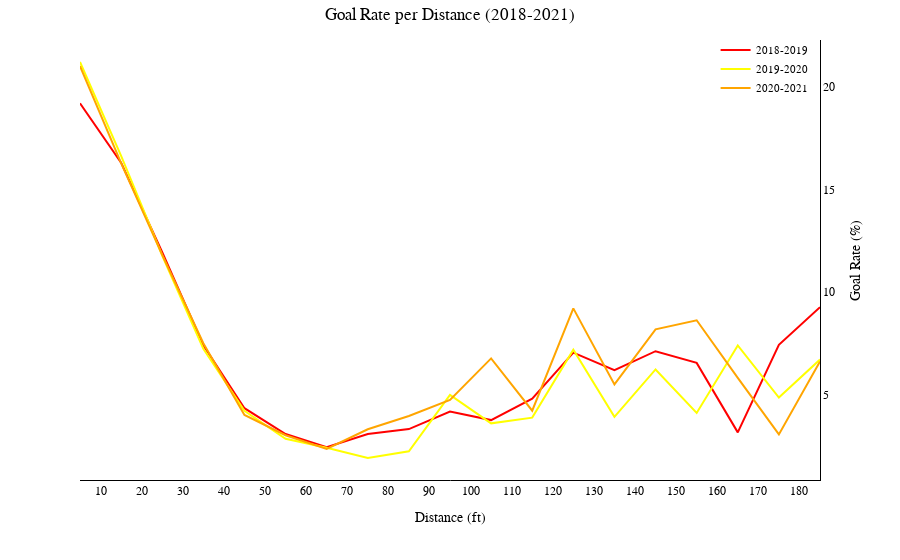

Notebook source saved alongside this figure:
### Code cell
''' Create a single figure for all seasons'''

shots1, rate1, rate_of_shots1 = calculate_metrics(df_2018)
shots2, rate2, rate_of_shots2 = calculate_metrics(df_2019)
shots3, rate3, rate_of_shots3 = calculate_metrics(df_2020)


fig = go.Figure()

fig.add_trace(go.Scatter(
    x=(rate1.index.astype(int) + bin_size/2),
    y=rate1.values,
    name="2018-2019",
    mode="lines",
    marker=dict(color="red"),
    yaxis="y2"
))

fig.add_trace(go.Scatter(
    x=(rate2.index.astype(int) + bin_size/2),
    y=rate2.values,
    name="2019-2020",
    mode="lines",
    marker=dict(color="yellow"),
    yaxis="y2"
))

fig.add_trace(go.Scatter(
    x=(rate3.index.astype(int) + bin_size/2),
    y=rate3.values,
    name="2020-2021",
    mode="lines",
    marker=dict(color="orange"),
    yaxis="y2"
))



family_titles="Times New Roman"
fig.update_layout(
    plot_bgcolor="white",
    paper_bgcolor="white",
    title=dict(
    text="Goal Rate per Distance (2018-2021)",
    font=dict(size=17, family=family_titles, color="black"), 
    x=0.5,
    pad=dict(t=1)

    ),
    xaxis=dict(
        title=dict(
            text="Distance (ft)",
            font=dict(size=14, family=family_titles, color="black")
        ),
        tickfont=dict(size=12, family=family_titles, color="black"),
        showgrid=False,
        zeroline=False,      
        showline=True,       
        linecolor="black",   
        linewidth=1        
    ),
    yaxis=dict(
        title=dict(
            text="Total Shots",
            font=dict(size=14, family=family_titles, color="black")
        ),
        tickfont=dict(size=12, family=family_titles, color="black"),
        showgrid=False,
        zeroline=False,      
        showline=True,       
        linecolor="black",   
        linewidth=1        
    ),
    yaxis2=dict(
        title=dict(
            text="Goal Rate (%)",
            font=dict(size=14, family=family_titles, color="black")
        ),
        tickfont=dict(size=12, family=family_titles, color="black"),
        overlaying="y",
        side="right",
        showgrid=False,
        zeroline=False,      
        showline=True,       
        linecolor="black",   
        linewidth=1        
    ),
    legend=dict(
        x=0.99, y=1.01,              
        xanchor="right", yanchor="top",
        font=dict(size=11, family=family_titles, color="black"),
        bgcolor="rgba(255,255,255,0.5)" 
    ),
    barmode="group",
    margin=dict(t=40)
    )

fig.update_xaxes(
    tick0=0,
    dtick=10, 
    tickmode="linear"
)

#fig.write_image("distance_all.png", scale=5)
fig.show()

### Figure 1 — Plotly figure (JSON) as saved in the notebook; plotly's stock layout.template omitted (floating-point values rounded to 4 significant figures)
{"data": [{"marker": {"color": "red"}, "mode": "lines", "name": "2018-2019", "type": "scatter", "x": [5.0, 15.0, 25.0, 35.0, 45.0, 55.0, 65.0, 75.0, 85.0, 95.0, 105.0, 115.0, 125.0, 135.0, 145.0, 155.0, 165.0, 175.0, 185.0], "y": [19.21, 16.31, 11.94, 7.4, 4.33, 3.07, 2.43, 3.07, 3.31, 4.17, 3.75, 4.79, 7.04, 6.18, 7.11, 6.54, 3.15, 7.42, 9.26], "yaxis": "y2"}, {"marker": {"color": "yellow"}, "mode": "lines", "name": "2019-2020", "type": "scatter", "x": [5.0, 15.0, 25.0, 35.0, 45.0, 55.0, 65.0, 75.0, 85.0, 95.0, 105.0, 115.0, 125.0, 135.0, 145.0, 155.0, 165.0, 175.0, 185.0], "y": [21.22, 16.64, 11.78, 7.23, 4.2, 2.84, 2.4, 1.9, 2.23, 4.98, 3.59, 3.87, 7.18, 3.91, 6.22, 4.1, 7.39, 4.85, 6.7], "yaxis": "y2"}, {"marker": {"color": "orange"}, "mode": "lines", "name": "2020-2021", "type": "scatter", "x": [5.0, 15.0, 25.0, 35.0, 45.0, 55.0, 65.0, 75.0, 85.0, 95.0, 105.0, 115.0, 125.0, 135.0, 145.0, 155.0, 165.0, 175.0, 185.0], "y": [21.02, 16.29, 11.81, 7.5, 4.0, 3.01, 2.34, 3.3, 3.95, 4.73, 6.76, 4.21, 9.2, 5.49, 8.18, 8.62, 5.81, 3.05, 6.61], "yaxis": "y2"}], "layout": {"barmode": "group", "legend": {"bgcolor": "rgba(255,255,255,0.5)", "font": {"color": "black", "family": "Times New Roman", "size": 11}, "x": 0.99, "xanchor": "right", "y": 1.01, "yanchor": "top"}, "margin": {"t": 40}, "paper_bgcolor": "white", "plot_bgcolor": "white", "title": {"font": {"color": "black", "family": "Times New Roman", "size": 17}, "pad": {"t": 1}, "text": "Goal Rate per Distance (2018-2021)", "x": 0.5}, "xaxis": {"dtick": 10, "linecolor": "black", "linewidth": 1, "showgrid": false, "showline": true, "tick0": 0, "tickfont": {"color": "black", "family": "Times New Roman", "size": 12}, "tickmode": "linear", "title": {"font": {"color": "black", "family": "Times New Roman", "size": 14}, "text": "Distance (ft)"}, "zeroline": false}, "yaxis": {"linecolor": "black", "linewidth": 1, "showgrid": false, "showline": true, "tickfont": {"color": "black", "family": "Times New Roman", "size": 12}, "title": {"font": {"color": "black", "family": "Times New Roman", "size": 14}, "text": "Total Shots"}, "zeroline": false}, "yaxis2": {"linecolor": "black", "linewidth": 1, "overlaying": "y", "showgrid": false, "showline": true, "side": "right", "tickfont": {"color": "black", "family": "Times New Roman", "size": 12}, "title": {"font": {"color": "black", "family": "Times New Roman", "size": 14}, "text": "Goal Rate (%)"}, "zeroline": false}}}
